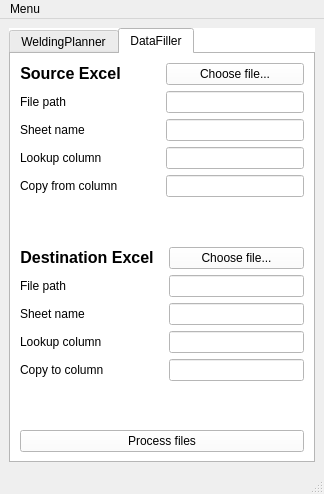
<?xml version="1.0" encoding="UTF-8"?>
<ui version="4.0">
 <class>MainWindow</class>
 <widget class="QMainWindow" name="MainWindow">
  <property name="geometry">
   <rect>
    <x>0</x>
    <y>0</y>
    <width>324</width>
    <height>494</height>
   </rect>
  </property>
  <property name="sizePolicy">
   <sizepolicy hsizetype="Fixed" vsizetype="Fixed">
    <horstretch>0</horstretch>
    <verstretch>0</verstretch>
   </sizepolicy>
  </property>
  <property name="baseSize">
   <size>
    <width>0</width>
    <height>0</height>
   </size>
  </property>
  <property name="windowTitle">
   <string>MainWindow</string>
  </property>
  <widget class="QWidget" name="centralwidget">
   <layout class="QGridLayout" name="gridLayout">
    <item row="0" column="0">
     <widget class="QTabWidget" name="tabWidget">
      <property name="palette">
       <palette>
        <active>
         <colorrole role="WindowText">
          <brush brushstyle="SolidPattern">
           <color alpha="255">
            <red>0</red>
            <green>0</green>
            <blue>0</blue>
           </color>
          </brush>
         </colorrole>
         <colorrole role="Button">
          <brush brushstyle="SolidPattern">
           <color alpha="255">
            <red>255</red>
            <green>255</green>
            <blue>255</blue>
           </color>
          </brush>
         </colorrole>
         <colorrole role="Light">
          <brush brushstyle="SolidPattern">
           <color alpha="255">
            <red>255</red>
            <green>255</green>
            <blue>255</blue>
           </color>
          </brush>
         </colorrole>
         <colorrole role="Midlight">
          <brush brushstyle="SolidPattern">
           <color alpha="255">
            <red>255</red>
            <green>255</green>
            <blue>255</blue>
           </color>
          </brush>
         </colorrole>
         <colorrole role="Dark">
          <brush brushstyle="SolidPattern">
           <color alpha="255">
            <red>127</red>
            <green>127</green>
            <blue>127</blue>
           </color>
          </brush>
         </colorrole>
         <colorrole role="Mid">
          <brush brushstyle="SolidPattern">
           <color alpha="255">
            <red>170</red>
            <green>170</green>
            <blue>170</blue>
           </color>
          </brush>
         </colorrole>
         <colorrole role="Text">
          <brush brushstyle="SolidPattern">
           <color alpha="255">
            <red>0</red>
            <green>0</green>
            <blue>0</blue>
           </color>
          </brush>
         </colorrole>
         <colorrole role="BrightText">
          <brush brushstyle="SolidPattern">
           <color alpha="255">
            <red>255</red>
            <green>255</green>
            <blue>255</blue>
           </color>
          </brush>
         </colorrole>
         <colorrole role="ButtonText">
          <brush brushstyle="SolidPattern">
           <color alpha="255">
            <red>0</red>
            <green>0</green>
            <blue>0</blue>
           </color>
          </brush>
         </colorrole>
         <colorrole role="Base">
          <brush brushstyle="SolidPattern">
           <color alpha="255">
            <red>255</red>
            <green>255</green>
            <blue>255</blue>
           </color>
          </brush>
         </colorrole>
         <colorrole role="Window">
          <brush brushstyle="SolidPattern">
           <color alpha="255">
            <red>255</red>
            <green>255</green>
            <blue>255</blue>
           </color>
          </brush>
         </colorrole>
         <colorrole role="Shadow">
          <brush brushstyle="SolidPattern">
           <color alpha="255">
            <red>0</red>
            <green>0</green>
            <blue>0</blue>
           </color>
          </brush>
         </colorrole>
         <colorrole role="AlternateBase">
          <brush brushstyle="SolidPattern">
           <color alpha="255">
            <red>255</red>
            <green>255</green>
            <blue>255</blue>
           </color>
          </brush>
         </colorrole>
         <colorrole role="ToolTipBase">
          <brush brushstyle="SolidPattern">
           <color alpha="255">
            <red>255</red>
            <green>255</green>
            <blue>220</blue>
           </color>
          </brush>
         </colorrole>
         <colorrole role="ToolTipText">
          <brush brushstyle="SolidPattern">
           <color alpha="255">
            <red>0</red>
            <green>0</green>
            <blue>0</blue>
           </color>
          </brush>
         </colorrole>
         <colorrole role="PlaceholderText">
          <brush brushstyle="SolidPattern">
           <color alpha="127">
            <red>0</red>
            <green>0</green>
            <blue>0</blue>
           </color>
          </brush>
         </colorrole>
        </active>
        <inactive>
         <colorrole role="WindowText">
          <brush brushstyle="SolidPattern">
           <color alpha="255">
            <red>0</red>
            <green>0</green>
            <blue>0</blue>
           </color>
          </brush>
         </colorrole>
         <colorrole role="Button">
          <brush brushstyle="SolidPattern">
           <color alpha="255">
            <red>255</red>
            <green>255</green>
            <blue>255</blue>
           </color>
          </brush>
         </colorrole>
         <colorrole role="Light">
          <brush brushstyle="SolidPattern">
           <color alpha="255">
            <red>255</red>
            <green>255</green>
            <blue>255</blue>
           </color>
          </brush>
         </colorrole>
         <colorrole role="Midlight">
          <brush brushstyle="SolidPattern">
           <color alpha="255">
            <red>255</red>
            <green>255</green>
            <blue>255</blue>
           </color>
          </brush>
         </colorrole>
         <colorrole role="Dark">
          <brush brushstyle="SolidPattern">
           <color alpha="255">
            <red>127</red>
            <green>127</green>
            <blue>127</blue>
           </color>
          </brush>
         </colorrole>
         <colorrole role="Mid">
          <brush brushstyle="SolidPattern">
           <color alpha="255">
            <red>170</red>
            <green>170</green>
            <blue>170</blue>
           </color>
          </brush>
         </colorrole>
         <colorrole role="Text">
          <brush brushstyle="SolidPattern">
           <color alpha="255">
            <red>0</red>
            <green>0</green>
            <blue>0</blue>
           </color>
          </brush>
         </colorrole>
         <colorrole role="BrightText">
          <brush brushstyle="SolidPattern">
           <color alpha="255">
            <red>255</red>
            <green>255</green>
            <blue>255</blue>
           </color>
          </brush>
         </colorrole>
         <colorrole role="ButtonText">
          <brush brushstyle="SolidPattern">
           <color alpha="255">
            <red>0</red>
            <green>0</green>
            <blue>0</blue>
           </color>
          </brush>
         </colorrole>
         <colorrole role="Base">
          <brush brushstyle="SolidPattern">
           <color alpha="255">
            <red>255</red>
            <green>255</green>
            <blue>255</blue>
           </color>
          </brush>
         </colorrole>
         <colorrole role="Window">
          <brush brushstyle="SolidPattern">
           <color alpha="255">
            <red>255</red>
            <green>255</green>
            <blue>255</blue>
           </color>
          </brush>
         </colorrole>
         <colorrole role="Shadow">
          <brush brushstyle="SolidPattern">
           <color alpha="255">
            <red>0</red>
            <green>0</green>
            <blue>0</blue>
           </color>
          </brush>
         </colorrole>
         <colorrole role="AlternateBase">
          <brush brushstyle="SolidPattern">
           <color alpha="255">
            <red>255</red>
            <green>255</green>
            <blue>255</blue>
           </color>
          </brush>
         </colorrole>
         <colorrole role="ToolTipBase">
          <brush brushstyle="SolidPattern">
           <color alpha="255">
            <red>255</red>
            <green>255</green>
            <blue>220</blue>
           </color>
          </brush>
         </colorrole>
         <colorrole role="ToolTipText">
          <brush brushstyle="SolidPattern">
           <color alpha="255">
            <red>0</red>
            <green>0</green>
            <blue>0</blue>
           </color>
          </brush>
         </colorrole>
         <colorrole role="PlaceholderText">
          <brush brushstyle="SolidPattern">
           <color alpha="127">
            <red>0</red>
            <green>0</green>
            <blue>0</blue>
           </color>
          </brush>
         </colorrole>
        </inactive>
        <disabled>
         <colorrole role="WindowText">
          <brush brushstyle="SolidPattern">
           <color alpha="255">
            <red>127</red>
            <green>127</green>
            <blue>127</blue>
           </color>
          </brush>
         </colorrole>
         <colorrole role="Button">
          <brush brushstyle="SolidPattern">
           <color alpha="255">
            <red>255</red>
            <green>255</green>
            <blue>255</blue>
           </color>
          </brush>
         </colorrole>
         <colorrole role="Light">
          <brush brushstyle="SolidPattern">
           <color alpha="255">
            <red>255</red>
            <green>255</green>
            <blue>255</blue>
           </color>
          </brush>
         </colorrole>
         <colorrole role="Midlight">
          <brush brushstyle="SolidPattern">
           <color alpha="255">
            <red>255</red>
            <green>255</green>
            <blue>255</blue>
           </color>
          </brush>
         </colorrole>
         <colorrole role="Dark">
          <brush brushstyle="SolidPattern">
           <color alpha="255">
            <red>127</red>
            <green>127</green>
            <blue>127</blue>
           </color>
          </brush>
         </colorrole>
         <colorrole role="Mid">
          <brush brushstyle="SolidPattern">
           <color alpha="255">
            <red>170</red>
            <green>170</green>
            <blue>170</blue>
           </color>
          </brush>
         </colorrole>
         <colorrole role="Text">
          <brush brushstyle="SolidPattern">
           <color alpha="255">
            <red>127</red>
            <green>127</green>
            <blue>127</blue>
           </color>
          </brush>
         </colorrole>
         <colorrole role="BrightText">
          <brush brushstyle="SolidPattern">
           <color alpha="255">
            <red>255</red>
            <green>255</green>
            <blue>255</blue>
           </color>
          </brush>
         </colorrole>
         <colorrole role="ButtonText">
          <brush brushstyle="SolidPattern">
           <color alpha="255">
            <red>127</red>
            <green>127</green>
            <blue>127</blue>
           </color>
          </brush>
         </colorrole>
         <colorrole role="Base">
          <brush brushstyle="SolidPattern">
           <color alpha="255">
            <red>255</red>
            <green>255</green>
            <blue>255</blue>
           </color>
          </brush>
         </colorrole>
         <colorrole role="Window">
          <brush brushstyle="SolidPattern">
           <color alpha="255">
            <red>255</red>
            <green>255</green>
            <blue>255</blue>
           </color>
          </brush>
         </colorrole>
         <colorrole role="Shadow">
          <brush brushstyle="SolidPattern">
           <color alpha="255">
            <red>0</red>
            <green>0</green>
            <blue>0</blue>
           </color>
          </brush>
         </colorrole>
         <colorrole role="AlternateBase">
          <brush brushstyle="SolidPattern">
           <color alpha="255">
            <red>255</red>
            <green>255</green>
            <blue>255</blue>
           </color>
          </brush>
         </colorrole>
         <colorrole role="ToolTipBase">
          <brush brushstyle="SolidPattern">
           <color alpha="255">
            <red>255</red>
            <green>255</green>
            <blue>220</blue>
           </color>
          </brush>
         </colorrole>
         <colorrole role="ToolTipText">
          <brush brushstyle="SolidPattern">
           <color alpha="255">
            <red>0</red>
            <green>0</green>
            <blue>0</blue>
           </color>
          </brush>
         </colorrole>
         <colorrole role="PlaceholderText">
          <brush brushstyle="SolidPattern">
           <color alpha="127">
            <red>127</red>
            <green>127</green>
            <blue>127</blue>
           </color>
          </brush>
         </colorrole>
        </disabled>
       </palette>
      </property>
      <property name="layoutDirection">
       <enum>Qt::LeftToRight</enum>
      </property>
      <property name="autoFillBackground">
       <bool>true</bool>
      </property>
      <property name="tabPosition">
       <enum>QTabWidget::North</enum>
      </property>
      <property name="tabShape">
       <enum>QTabWidget::Rounded</enum>
      </property>
      <property name="currentIndex">
       <number>1</number>
      </property>
      <property name="iconSize">
       <size>
        <width>24</width>
        <height>24</height>
       </size>
      </property>
      <property name="elideMode">
       <enum>Qt::ElideLeft</enum>
      </property>
      <property name="movable">
       <bool>false</bool>
      </property>
      <property name="tabBarAutoHide">
       <bool>false</bool>
      </property>
      <widget class="QWidget" name="welding_planner_tab">
       <attribute name="icon">
        <iconset>
         <normaloff>resources/icons/welding_planner_icon.png</normaloff>resources/icons/welding_planner_icon.png</iconset>
       </attribute>
       <attribute name="title">
        <string>WeldingPlanner</string>
       </attribute>
      </widget>
      <widget class="QWidget" name="data_filler_tab">
       <attribute name="icon">
        <iconset>
         <normaloff>resources/icons/data_filler_icon.png</normaloff>resources/icons/data_filler_icon.png</iconset>
       </attribute>
       <attribute name="title">
        <string>DataFiller</string>
       </attribute>
       <layout class="QHBoxLayout" name="horizontalLayout">
        <item>
         <layout class="QVBoxLayout" name="verticalLayout">
          <item>
           <layout class="QFormLayout" name="formLayout">
            <property name="labelAlignment">
             <set>Qt::AlignLeading|Qt::AlignLeft|Qt::AlignVCenter</set>
            </property>
            <property name="horizontalSpacing">
             <number>45</number>
            </property>
            <property name="leftMargin">
             <number>0</number>
            </property>
            <property name="rightMargin">
             <number>0</number>
            </property>
            <item row="0" column="0">
             <widget class="QLabel" name="label_5">
              <property name="text">
               <string>&lt;html&gt;&lt;head/&gt;&lt;body&gt;&lt;p align=&quot;center&quot;&gt;&lt;span style=&quot; font-size:12pt; font-weight:700;&quot;&gt;Source Excel&lt;/span&gt;&lt;/p&gt;&lt;/body&gt;&lt;/html&gt;</string>
              </property>
             </widget>
            </item>
            <item row="0" column="1">
             <widget class="QPushButton" name="pushButton">
              <property name="text">
               <string>Choose file...</string>
              </property>
              <property name="icon">
               <iconset>
                <normaloff>resources/icons/browse_files_icon.png</normaloff>resources/icons/browse_files_icon.png</iconset>
              </property>
             </widget>
            </item>
            <item row="1" column="0">
             <widget class="QLabel" name="label">
              <property name="enabled">
               <bool>true</bool>
              </property>
              <property name="text">
               <string>File path</string>
              </property>
             </widget>
            </item>
            <item row="1" column="1">
             <widget class="QLineEdit" name="lineEdit">
              <property name="clearButtonEnabled">
               <bool>true</bool>
              </property>
             </widget>
            </item>
            <item row="2" column="0">
             <widget class="QLabel" name="label_2">
              <property name="text">
               <string>Sheet name</string>
              </property>
             </widget>
            </item>
            <item row="2" column="1">
             <widget class="QLineEdit" name="lineEdit_2"/>
            </item>
            <item row="3" column="0">
             <widget class="QLabel" name="label_3">
              <property name="text">
               <string>Lookup column</string>
              </property>
             </widget>
            </item>
            <item row="3" column="1">
             <widget class="QLineEdit" name="lineEdit_3"/>
            </item>
            <item row="4" column="0">
             <widget class="QLabel" name="label_4">
              <property name="text">
               <string>Copy from column</string>
              </property>
             </widget>
            </item>
            <item row="4" column="1">
             <widget class="QLineEdit" name="lineEdit_4"/>
            </item>
           </layout>
          </item>
          <item>
           <layout class="QFormLayout" name="formLayout_2">
            <property name="labelAlignment">
             <set>Qt::AlignLeading|Qt::AlignLeft|Qt::AlignVCenter</set>
            </property>
            <property name="horizontalSpacing">
             <number>15</number>
            </property>
            <property name="leftMargin">
             <number>0</number>
            </property>
            <property name="rightMargin">
             <number>0</number>
            </property>
            <item row="0" column="0">
             <widget class="QLabel" name="label_10">
              <property name="text">
               <string>&lt;html&gt;&lt;head/&gt;&lt;body&gt;&lt;p align=&quot;center&quot;&gt;&lt;span style=&quot; font-size:12pt; font-weight:700;&quot;&gt;Destination Excel&lt;/span&gt;&lt;/p&gt;&lt;/body&gt;&lt;/html&gt;</string>
              </property>
             </widget>
            </item>
            <item row="0" column="1">
             <widget class="QPushButton" name="pushButton_2">
              <property name="text">
               <string>Choose file...</string>
              </property>
              <property name="icon">
               <iconset>
                <normaloff>resources/icons/browse_files_icon.png</normaloff>resources/icons/browse_files_icon.png</iconset>
              </property>
             </widget>
            </item>
            <item row="1" column="0">
             <widget class="QLabel" name="label_6">
              <property name="enabled">
               <bool>true</bool>
              </property>
              <property name="text">
               <string>File path</string>
              </property>
             </widget>
            </item>
            <item row="1" column="1">
             <widget class="QLineEdit" name="lineEdit_5"/>
            </item>
            <item row="2" column="0">
             <widget class="QLabel" name="label_7">
              <property name="text">
               <string>Sheet name</string>
              </property>
             </widget>
            </item>
            <item row="2" column="1">
             <widget class="QLineEdit" name="lineEdit_6"/>
            </item>
            <item row="3" column="0">
             <widget class="QLabel" name="label_8">
              <property name="text">
               <string>Lookup column</string>
              </property>
             </widget>
            </item>
            <item row="3" column="1">
             <widget class="QLineEdit" name="lineEdit_7"/>
            </item>
            <item row="4" column="0">
             <widget class="QLabel" name="label_9">
              <property name="text">
               <string>Copy to column</string>
              </property>
             </widget>
            </item>
            <item row="4" column="1">
             <widget class="QLineEdit" name="lineEdit_8"/>
            </item>
           </layout>
          </item>
          <item>
           <widget class="QPushButton" name="pushButton_3">
            <property name="text">
             <string>Process files</string>
            </property>
            <property name="icon">
             <iconset>
              <normaloff>resources/icons/process_files_icon.png</normaloff>resources/icons/process_files_icon.png</iconset>
            </property>
            <property name="iconSize">
             <size>
              <width>24</width>
              <height>24</height>
             </size>
            </property>
           </widget>
          </item>
         </layout>
        </item>
       </layout>
      </widget>
     </widget>
    </item>
   </layout>
  </widget>
  <widget class="QMenuBar" name="menubar">
   <property name="geometry">
    <rect>
     <x>0</x>
     <y>0</y>
     <width>324</width>
     <height>21</height>
    </rect>
   </property>
   <widget class="QMenu" name="menuMenu">
    <property name="title">
     <string>Menu</string>
    </property>
    <addaction name="actionAbout"/>
   </widget>
   <addaction name="menuMenu"/>
  </widget>
  <widget class="QStatusBar" name="statusbar"/>
  <action name="actionAbout">
   <property name="text">
    <string>About</string>
   </property>
  </action>
 </widget>
 <resources/>
 <connections/>
</ui>
